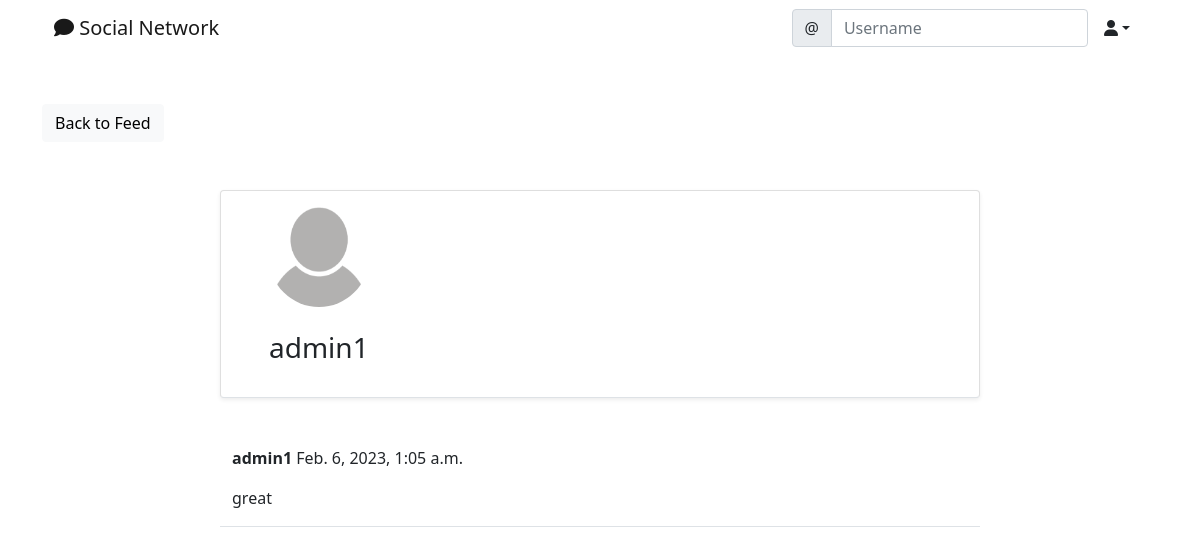
The app's page /social/profile/2/ with its own data.
### social/models.py (models this page shows)
class UserProfile(models.Model):
	user = models.OneToOneField(User, primary_key=True, verbose_name='user', related_name='profile', on_delete=models.CASCADE)
	name = models.CharField(max_length=30, blank=True, null=True)
	bio = models.TextField(max_length=500, blank=True, null=True)
	birth_date=models.DateField(null=True, blank=True)
	location = models.CharField(max_length=100, blank=True, null=True)
	picture = models.ImageField(upload_to='uploads/profile_pictures', default='uploads/profile_pictures/default.png', blank=True)

class Post(models.Model):
    body = models.TextField()
    created_on = models.DateTimeField(default=timezone.now)
    author = models.ForeignKey(User, on_delete=models.CASCADE)

### social/views.py (the view)
# urls.py: path('profile/<int:pk>/', ProfileView.as_view(), name='profile'),
class ProfileView(View):
    def get(self, request, pk, *args, **kwargs):
        profile = UserProfile.objects.get(pk=pk)
        user = profile.user
        posts = Post.objects.filter(author=user).order_by('-created_on')
        context = {'user': user, 'profile': profile, 'posts': posts}
        return render(request, 'social/profile.html', context)

### social/templates/social/profile.html (shortened to what this page needs)
{% extends 'landing/base.html' %}
{% block content %}
<div class="container">
    <div class="row mt-5">
        <div class="col-md-3 col-sm-6">
            <a href="{% url 'post-list' %}" class="btn btn-light">Back to Feed</a>
        </div>
    </div>
    <div class="row justify-content-center mt-5">
        <div class="card shadow-sm col-md-8 col-sm-12 border-bottom px-5 pt-3">
            <img src="{{ profile.picture.url }}" class="rounded-circle" width="100" height="100" />
            {% if profile.name %}
            <h3 class="py-4">{{ profile.name }}
                <span>
                    {% if request.user == user %}
                        <a href="{% url 'profile-edit' profile.pk %}" style="color: #333"><i class="far fa-edit"></i></a>
                    {% endif %}
                </span>
                {% else %}
                <h3 class="py-4">{{ user.username }}
                </h3>
                {% endif %}
        </div>
    </div>
    {% for post in posts %}
    <div class="row justify-content-center mt-5">
        <div class="col-md-8 col-sm-12 border-bottom position-relative">
            <p><strong>{{ post.author }}</strong> {{ post.created_on }}</p>
            <p>{{ post.body }}</p>
        </div>
    </div>
    {% endfor %}
</div>
{% endblock content %}

### records on screen
UserProfile: picture (placeholder picture)
Post: author "admin1", created_on "Feb. 6, 2023, 1:05 a.m.", body "great"

### other values on screen
{{ user.username }} "admin1"
